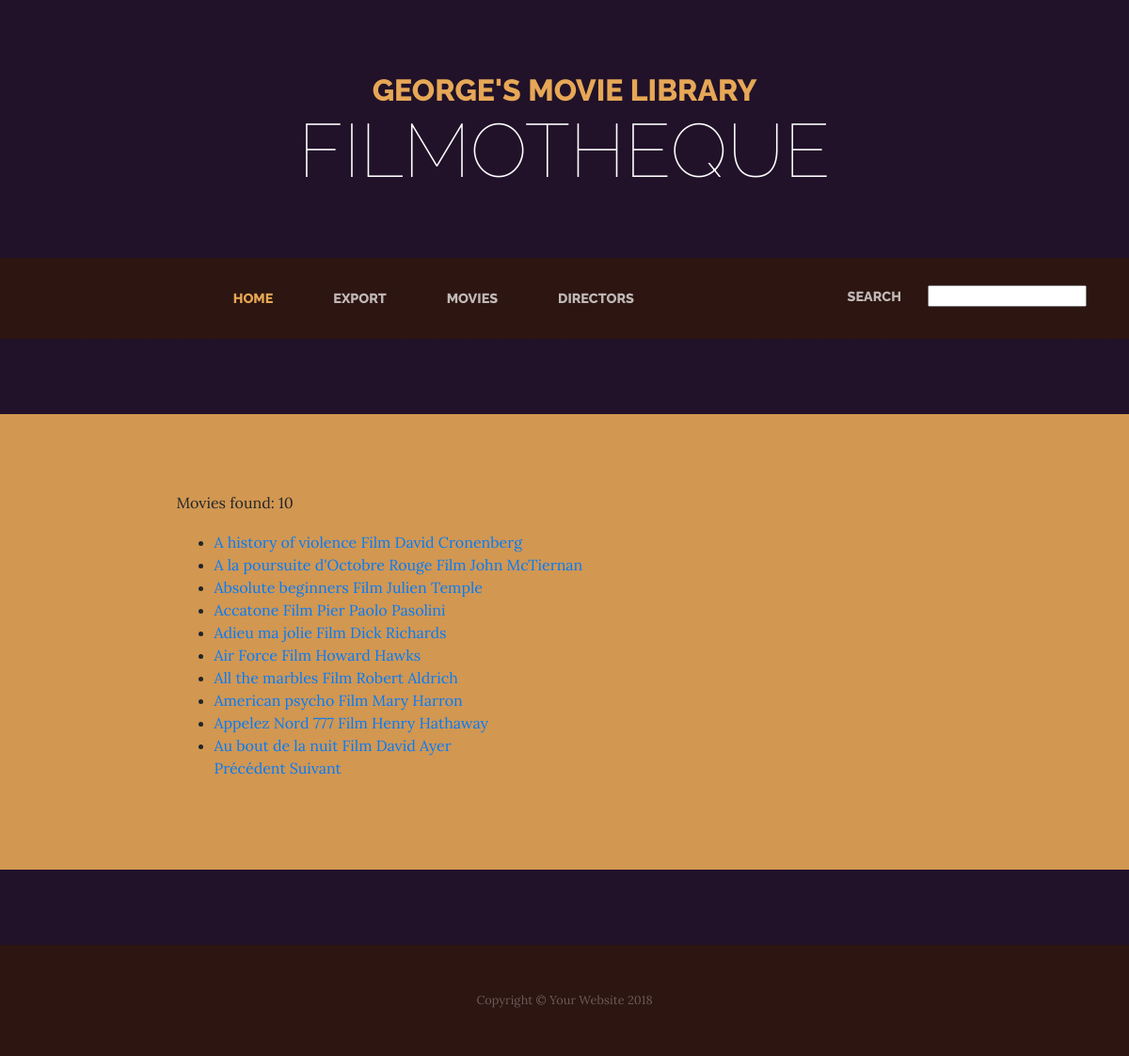
The app's page /moviedb/?page=2 with its own data.
### moviedb/models.py (models this page shows, shortened)
class Movie(models.Model):
    director = models.ForeignKey(Director, on_delete=models.CASCADE)
    title=models.CharField(max_length=255)
    comment=models.CharField(max_length=255)
    class Meta:
        ordering=['title']

class Director(models.Model):
    first_name=models.CharField(max_length=100)
    last_name=models.CharField(max_length=100)
    class Meta:
        ordering=['last_name','first_name']

### moviedb/views.py (the view)
def index(request):
    movie_list=Movie.objects.all()
    paginator = Paginator(movie_list, 10)
    page=request.GET.get('page')
    try:
        movies=paginator.page(page)
    except PageNotAnInteger:
        movies=paginator.page(1)
    except EmptyPage:
        movies=paginator.page(paginator.num_pages)
    context={'title':'MovieDb','content':movies, 'paginate':True}
    template='moviedb/index.html'
    return render(request, template, context)

### moviedb/templates/moviedb/index.html
{% extends 'moviedb/base.html' %}
{% block content %}
  <p>Movies found:
      {{content|length}}
  </p>
  <ul>
	  {% for m in content %}
	      <li>
	      <a href="{% url 'moviedb:movie_details' movie_id=m.id %}">
		{{m.title}}
		{{m.comment}}
	      </a>
	      <a href="{% url 'moviedb:director_details' director_id=m.director.id %}">
		{{m.director.first_name}}
		{{m.director.last_name}}
	      </a>
	      </li>
	  {% endfor %}
  {% if paginate %}
	<nav>
	{% if content.has_previous %}
		<a href="?page={{ content.previous_page_number }}">
		Précédent
		</a>
	{% endif %}
	{% if content.has_next %}
		<a href="?page={{ content.next_page_number }}">
		Suivant
		</a>
	{% endif %}
	</nav>
  {% endif %}
{% endblock %}

### records on screen
Movie: title "A history of violence", comment "Film", director.first_name "David", director.last_name "Cronenberg"
Movie: title "A la poursuite d'Octobre Rouge", comment "Film", director.first_name "John", director.last_name "McTiernan"
Movie: title "Absolute beginners", comment "Film", director.first_name "Julien", director.last_name "Temple"
Movie: title "Accatone", comment "Film", director.first_name "Pier Paolo", director.last_name "Pasolini"
Movie: title "Adieu ma jolie", comment "Film", director.first_name "Dick", director.last_name "Richards"
Movie: title "Air Force", comment "Film", director.first_name "Howard", director.last_name "Hawks"
Movie: title "All the marbles", comment "Film", director.first_name "Robert", director.last_name "Aldrich"
Movie: title "American psycho", comment "Film", director.first_name "Mary", director.last_name "Harron"
Movie: title "Appelez Nord 777", comment "Film", director.first_name "Henry", director.last_name "Hathaway"
Movie: title "Au bout de la nuit", comment "Film", director.first_name "David", director.last_name "Ayer"

### other values on screen
{{ content|length }} "10"
